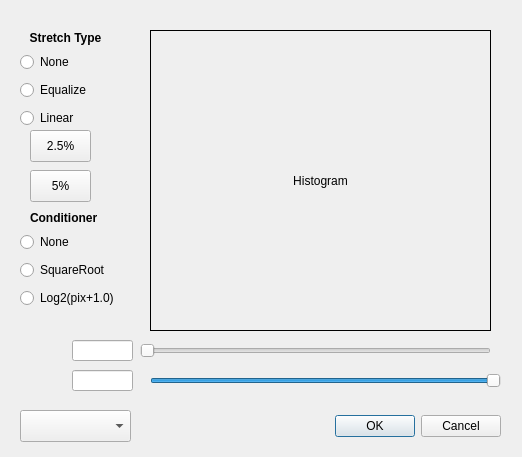
<?xml version="1.0" encoding="UTF-8"?>
<ui version="4.0">
 <class>Dialog_stretchBuilder</class>
 <widget class="QDialog" name="Dialog_stretchBuilder">
  <property name="geometry">
   <rect>
    <x>0</x>
    <y>0</y>
    <width>522</width>
    <height>457</height>
   </rect>
  </property>
  <property name="windowTitle">
   <string>Stretch Builder</string>
  </property>
  <property name="autoFillBackground">
   <bool>true</bool>
  </property>
  <property name="modal">
   <bool>false</bool>
  </property>
  <widget class="QDialogButtonBox" name="buttonBox">
   <property name="geometry">
    <rect>
     <x>330</x>
     <y>410</y>
     <width>171</width>
     <height>32</height>
    </rect>
   </property>
   <property name="orientation">
    <enum>Qt::Horizontal</enum>
   </property>
   <property name="standardButtons">
    <set>QDialogButtonBox::Cancel|QDialogButtonBox::Ok</set>
   </property>
  </widget>
  <widget class="QLabel" name="label_stretchType">
   <property name="geometry">
    <rect>
     <x>20</x>
     <y>30</y>
     <width>91</width>
     <height>16</height>
    </rect>
   </property>
   <property name="font">
    <font>
     <weight>75</weight>
     <bold>true</bold>
    </font>
   </property>
   <property name="text">
    <string>Stretch Type</string>
   </property>
   <property name="alignment">
    <set>Qt::AlignCenter</set>
   </property>
  </widget>
  <widget class="QLabel" name="label_conditioner">
   <property name="geometry">
    <rect>
     <x>30</x>
     <y>210</y>
     <width>81</width>
     <height>16</height>
    </rect>
   </property>
   <property name="font">
    <font>
     <weight>75</weight>
     <bold>true</bold>
    </font>
   </property>
   <property name="text">
    <string>Conditioner</string>
   </property>
  </widget>
  <widget class="QPushButton" name="pushButton_stretch2pt5Pct">
   <property name="geometry">
    <rect>
     <x>30</x>
     <y>130</y>
     <width>61</width>
     <height>32</height>
    </rect>
   </property>
   <property name="text">
    <string>2.5%</string>
   </property>
  </widget>
  <widget class="QPushButton" name="pushButton_stretch5Pct">
   <property name="geometry">
    <rect>
     <x>30</x>
     <y>170</y>
     <width>61</width>
     <height>32</height>
    </rect>
   </property>
   <property name="text">
    <string>5%</string>
   </property>
  </widget>
  <widget class="QSlider" name="horizontalSlider_lower">
   <property name="geometry">
    <rect>
     <x>140</x>
     <y>340</y>
     <width>351</width>
     <height>22</height>
    </rect>
   </property>
   <property name="cursor">
    <cursorShape>ArrowCursor</cursorShape>
   </property>
   <property name="minimum">
    <number>0</number>
   </property>
   <property name="maximum">
    <number>100</number>
   </property>
   <property name="pageStep">
    <number>5</number>
   </property>
   <property name="value">
    <number>0</number>
   </property>
   <property name="sliderPosition">
    <number>0</number>
   </property>
   <property name="orientation">
    <enum>Qt::Horizontal</enum>
   </property>
   <property name="invertedAppearance">
    <bool>false</bool>
   </property>
   <property name="invertedControls">
    <bool>false</bool>
   </property>
  </widget>
  <widget class="QSlider" name="horizontalSlider_upper">
   <property name="geometry">
    <rect>
     <x>150</x>
     <y>370</y>
     <width>351</width>
     <height>22</height>
    </rect>
   </property>
   <property name="cursor">
    <cursorShape>ArrowCursor</cursorShape>
   </property>
   <property name="minimum">
    <number>0</number>
   </property>
   <property name="maximum">
    <number>100</number>
   </property>
   <property name="pageStep">
    <number>5</number>
   </property>
   <property name="value">
    <number>100</number>
   </property>
   <property name="sliderPosition">
    <number>100</number>
   </property>
   <property name="orientation">
    <enum>Qt::Horizontal</enum>
   </property>
   <property name="invertedAppearance">
    <bool>false</bool>
   </property>
   <property name="invertedControls">
    <bool>false</bool>
   </property>
  </widget>
  <widget class="QLabel" name="label_histogram">
   <property name="geometry">
    <rect>
     <x>150</x>
     <y>30</y>
     <width>341</width>
     <height>301</height>
    </rect>
   </property>
   <property name="autoFillBackground">
    <bool>true</bool>
   </property>
   <property name="frameShape">
    <enum>QFrame::Box</enum>
   </property>
   <property name="text">
    <string>Histogram</string>
   </property>
   <property name="alignment">
    <set>Qt::AlignCenter</set>
   </property>
  </widget>
  <widget class="QLineEdit" name="lineEdit_lower">
   <property name="geometry">
    <rect>
     <x>72</x>
     <y>340</y>
     <width>61</width>
     <height>21</height>
    </rect>
   </property>
  </widget>
  <widget class="QLineEdit" name="lineEdit_upper">
   <property name="geometry">
    <rect>
     <x>72</x>
     <y>370</y>
     <width>61</width>
     <height>21</height>
    </rect>
   </property>
  </widget>
  <widget class="QWidget" name="layoutWidget_conditioner">
   <property name="geometry">
    <rect>
     <x>20</x>
     <y>230</y>
     <width>108</width>
     <height>81</height>
    </rect>
   </property>
   <layout class="QVBoxLayout" name="verticalLayout_conditioner">
    <item>
     <widget class="QRadioButton" name="radioButton_conditionerNone">
      <property name="text">
       <string>None</string>
      </property>
      <attribute name="buttonGroup">
       <string notr="true">buttonGroup_conditioner</string>
      </attribute>
     </widget>
    </item>
    <item>
     <widget class="QRadioButton" name="radioButton_conditionerSqrRt">
      <property name="text">
       <string>SquareRoot</string>
      </property>
      <attribute name="buttonGroup">
       <string notr="true">buttonGroup_conditioner</string>
      </attribute>
     </widget>
    </item>
    <item>
     <widget class="QRadioButton" name="radioButton_conditionerLog2">
      <property name="text">
       <string>Log2(pix+1.0)</string>
      </property>
      <attribute name="buttonGroup">
       <string notr="true">buttonGroup_conditioner</string>
      </attribute>
     </widget>
    </item>
   </layout>
  </widget>
  <widget class="QWidget" name="layoutWidget_stretchType">
   <property name="geometry">
    <rect>
     <x>20</x>
     <y>50</y>
     <width>76</width>
     <height>81</height>
    </rect>
   </property>
   <layout class="QVBoxLayout" name="verticalLayout_stretchType">
    <item>
     <widget class="QRadioButton" name="radioButton_stretchTypeNone">
      <property name="text">
       <string>None</string>
      </property>
      <attribute name="buttonGroup">
       <string notr="true">buttonGroup_stretchType</string>
      </attribute>
     </widget>
    </item>
    <item>
     <widget class="QRadioButton" name="radioButton_stretchTypeEqualize">
      <property name="text">
       <string>Equalize</string>
      </property>
      <attribute name="buttonGroup">
       <string notr="true">buttonGroup_stretchType</string>
      </attribute>
     </widget>
    </item>
    <item>
     <widget class="QRadioButton" name="radioButton_stretchTypeLinear">
      <property name="text">
       <string>Linear</string>
      </property>
      <attribute name="buttonGroup">
       <string notr="true">buttonGroup_stretchType</string>
      </attribute>
     </widget>
    </item>
   </layout>
  </widget>
  <widget class="QComboBox" name="comboBox_affected_band">
   <property name="geometry">
    <rect>
     <x>20</x>
     <y>410</y>
     <width>111</width>
     <height>32</height>
    </rect>
   </property>
  </widget>
 </widget>
 <tabstops>
  <tabstop>radioButton_stretchTypeNone</tabstop>
  <tabstop>radioButton_stretchTypeEqualize</tabstop>
  <tabstop>radioButton_stretchTypeLinear</tabstop>
  <tabstop>pushButton_stretch2pt5Pct</tabstop>
  <tabstop>pushButton_stretch5Pct</tabstop>
  <tabstop>radioButton_conditionerNone</tabstop>
  <tabstop>radioButton_conditionerSqrRt</tabstop>
  <tabstop>radioButton_conditionerLog2</tabstop>
  <tabstop>horizontalSlider_lower</tabstop>
  <tabstop>horizontalSlider_upper</tabstop>
  <tabstop>lineEdit_lower</tabstop>
  <tabstop>lineEdit_upper</tabstop>
  <tabstop>comboBox_affected_band</tabstop>
 </tabstops>
 <resources/>
 <connections/>
 <buttongroups>
  <buttongroup name="buttonGroup_stretchType"/>
  <buttongroup name="buttonGroup_conditioner"/>
 </buttongroups>
</ui>
